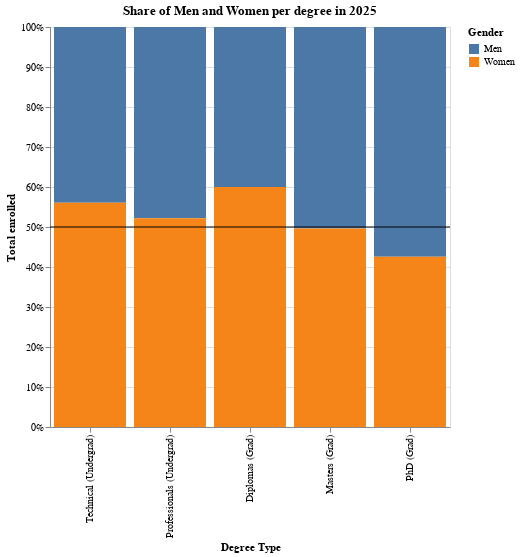

Notebook cell for this chart:
### Markdown cell above
# **Seventh Chart: Share of Men and Women per degree type in 2025**

The following Chart shows what's the distribution of men and women per degree type in 2025

### Code cell
cols_7 = ["año","carrera clasificación nivel 2"]
df_7 = raw[raw["año"] == 2025]
df_7 = df_7.groupby(cols_7)[["total matrícula hombres", "total matrícula mujeres"]].sum().reset_index()

df_7

df_7 = df_7.melt(id_vars= cols_7,
                 value_vars=["total matrícula hombres", "total matrícula mujeres"],
                 var_name="enrolled type",
                 value_name="total matrícula")

men = "total matrícula hombres"
women = "total matrícula mujeres"

df_7["enrolled type"] = df_7["enrolled type"].apply(lambda x: "Men" if x == men else "Women")
print(df_7["carrera clasificación nivel 2"].unique())
df_7["carrera clasificación nivel 2"] = df_7.apply(translates_degree, axis=1)

rule_50 = pd.DataFrame({"y": [0.50]})
line_50 = alt.Chart(rule_50).mark_rule(color="black").encode(
    y = "y:Q").properties(
        title="50%"
    )

order = [
    "Technical (Undergrad)",
    "Professionals (Undergrad)",
    "Diplomas (Grad)",
    "Masters (Grad)",
    "PhD (Grad)"
]
print(df_7["carrera clasificación nivel 2"].unique())
chart_7 = alt.Chart(df_7).mark_bar().encode(
    x = alt.X("carrera clasificación nivel 2:N",
              sort=order,  # <–– this enforces your custom order
              axis=alt.Axis(title="Degree Type")),
    y = alt.Y("sum(total matrícula)",
              stack="normalize",
              axis=alt.Axis(title="Total enrolled")),
    color = alt.Color("enrolled type",
                      legend=alt.Legend(title="Gender"))
).properties(
    title = "Share of Men and Women per degree in 2025",
    width = 400,
    height = 400
)

chart_7 + line_50

### Figure 1 — Vega-Lite specification as saved in the notebook (floating-point values rounded to 4 significant figures)
{"config": {"view": {"continuousWidth": 300, "continuousHeight": 300}}, "layer": [{"data": {"name": "data-2459c8a9f02643268e529f38537ed7f8"}, "mark": {"type": "bar"}, "encoding": {"color": {"field": "enrolled type", "legend": {"title": "Gender"}, "type": "nominal"}, "x": {"axis": {"title": "Degree Type"}, "field": "carrera clasificación nivel 2", "sort": ["Technical (Undergrad)", "Professionals (Undergrad)", "Diplomas (Grad)", "Masters (Grad)", "PhD (Grad)"], "type": "nominal"}, "y": {"aggregate": "sum", "axis": {"title": "Total enrolled"}, "field": "total matrícula", "stack": "normalize", "type": "quantitative"}}, "title": "Share of Men and Women per degree in 2025"}, {"data": {"name": "data-56e8450a96e5483e8a99fd90422daa8f"}, "mark": {"type": "rule", "color": "black"}, "encoding": {"y": {"field": "y", "type": "quantitative"}}, "title": "50%"}], "height": 400, "width": 400, "$schema": "https://vega.github.io/schema/vega-lite/v5.20.1.json", "datasets": {"data-2459c8a9f02643268e529f38537ed7f8": [{"año": 2025, "carrera clasificación nivel 2": "Professionals (Undergrad)", "enrolled type": "Men", "total matrícula": 480900.0}, {"año": 2025, "carrera clasificación nivel 2": "Technical (Undergrad)", "enrolled type": "Men", "total matrícula": 141500.0}, {"año": 2025, "carrera clasificación nivel 2": "PhD (Grad)", "enrolled type": "Men", "total matrícula": 4624.0}, {"año": 2025, "carrera clasificación nivel 2": "Masters (Grad)", "enrolled type": "Men", "total matrícula": 23500.0}, {"año": 2025, "carrera clasificación nivel 2": "Diplomas (Grad)", "enrolled type": "Men", "total matrícula": 29460.0}, {"año": 2025, "carrera clasificación nivel 2": "Professionals (Undergrad)", "enrolled type": "Women", "total matrícula": 524200.0}, {"año": 2025, "carrera clasificación nivel 2": "Technical (Undergrad)", "enrolled type": "Women", "total matrícula": 180700.0}, {"año": 2025, "carrera clasificación nivel 2": "PhD (Grad)", "enrolled type": "Women", "total matrícula": 3425.0}, {"año": 2025, "carrera clasificación nivel 2": "Masters (Grad)", "enrolled type": "Women", "total matrícula": 23140.0}, {"año": 2025, "carrera clasificación nivel 2": "Diplomas (Grad)", "enrolled type": "Women", "total matrícula": 44140.0}], "data-56e8450a96e5483e8a99fd90422daa8f": [{"y": 0.5}]}}
